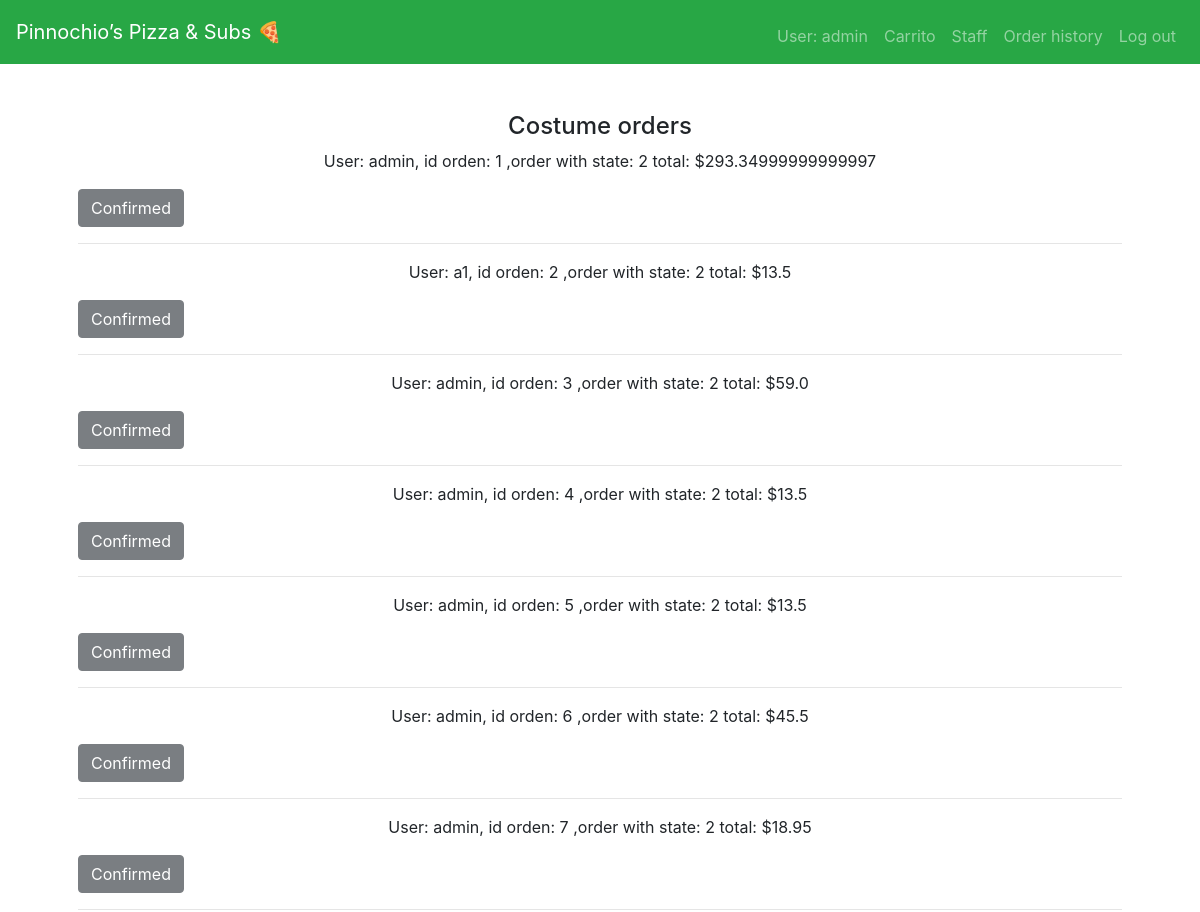
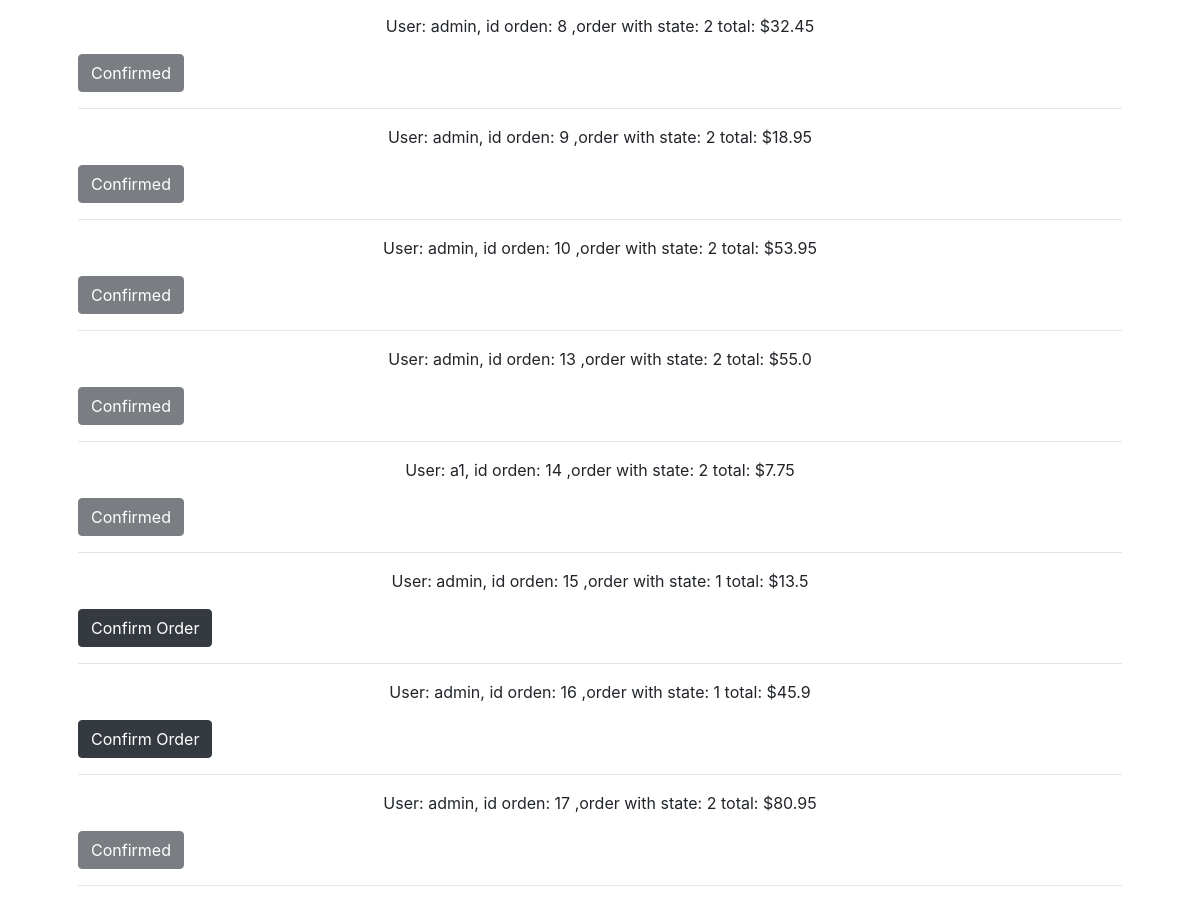
Screenshot of /staff (signed in) with the database file from the repository (2 pictures, top to bottom).
### orders/models.py (models this page shows, shortened)
class Orden(models.Model):
    username = models.ForeignKey(User, on_delete=CASCADE, related_name="carrito")
    total = models.FloatField(blank=True, null=True, default=0)
    ESTADO = [("0", "creada"), ("1", "progreso"), ("2", "finalizado"), ("3", "cancelado")]
    estado = models.CharField(max_length=10, choices=ESTADO, default="0")
    fecha = models.DateTimeField(auto_now_add=True)
    class Meta:
        verbose_name_plural = "Orden"

### orders/views.py (the view)
# urls.py: path("staff", views.staff, name="staff"),
def staff(request):
    username = request.user
    context = {
        "username": username,
        "staff": Orden.objects.all(),
    }
    return render(request, "orders/staff.html", context)

### orders/templates/orders/staff.html (shortened to what this page needs)
{% extends 'base.html' %}
{% load bootstrap4 %}
{% load static %}
{% block head_css %}
    <link rel="stylesheet" href="{% static 'styles.css' %}">
{% endblock %}
{% block main %}
    <h4 class="text-center">Costume orders</h4>
    {% for order in staff %}
        {% if order.estado == "0" or order.estado == "3" %}
        {% else %}
            <p class="text-center">
                User: {{order.username}}, id orden: {{order.id}} ,order with state: {{order.estado}} total: ${{order.total}}
            </p>
            {% if order.estado == "2" %}
                <button class="btn btn-dark" disabled>Confirmed</button>
            {% else %}
                <form action="{% url 'approve_order' %}" method="POST">
                    <button class="btn btn-dark">Confirm Order</button>
                </form>
            {% endif %}
            <hr>
        {% endif %}
    {% endfor %}
{% endblock %}

### templates/base.html (shortened to what this page needs)
{% load bootstrap4 %}
{% load static %}
<!DOCTYPE html>
<html lang="sp">
<head>
    {% bootstrap_css %}
    <link rel="stylesheet" href="{% static '/css/styles.css' %}">
    {% block head_css %}
    {% endblock %}
</head>
<body>
    {% if user.is_authenticated %}
    <nav class="navbar navbar-expand-lg navbar-dark bg-success">
        <a class="navbar-brand" href="/">Pinnochio’s Pizza & Subs 🍕</a>
        <div class="collapse navbar-collapse" id="navbarSupportedContent">
                <ul class="navbar-nav ml-auto mt-2">
                    <li class="nav-item"><a class="nav-link" href="#"> User: {{ user.username }} </a></li>
                    <li class="nav-item"><a class="nav-link" href="{% url 'carrito' %}"> Carrito </a></li>
                    {% if user.is_staff %}
                        <li class="nav-item"><a class="nav-link" href="{% url 'staff' %}"> Staff </a></li>
                    {% endif %}
                    <li class="nav-item"><a class="nav-link" href="{% url 'history' %}"> Order history </a></li>
                    <li class="nav-item"><a class="nav-link" href="{% url 'logout' %}">Log out</a></li>
                </ul>
        </div>
    </nav>
    {% endif %}
    <main class="container p-5">
        {% block main %}{% endblock %}
    </main>
</body>
</html>

### orders/static/css/styles.css (style rules this page uses)
nav a { color: white; }

### rows the page displays
Orden: username "admin", id "1", estado "2", total "293.34999999999997", shows "Confirmed"
Orden: username "a1", id "2", estado "2", total "13.5", shows "Confirmed"
Orden: username "admin", id "3", estado "2", total "59.0", shows "Confirmed"
Orden: username "admin", id "4", estado "2", total "13.5", shows "Confirmed"
Orden: username "admin", id "5", estado "2", total "13.5", shows "Confirmed"
Orden: username "admin", id "6", estado "2", total "45.5", shows "Confirmed"
Orden: username "admin", id "7", estado "2", total "18.95", shows "Confirmed"
Orden: username "admin", id "8", estado "2", total "32.45", shows "Confirmed"
Orden: username "admin", id "9", estado "2", total "18.95", shows "Confirmed"
Orden: username "admin", id "10", estado "2", total "53.95", shows "Confirmed"
Orden: username "admin", id "13", estado "2", total "55.0", shows "Confirmed"
Orden: username "a1", id "14", estado "2", total "7.75", shows "Confirmed"
Orden: username "admin", id "15", estado "1", total "13.5"
Orden: username "admin", id "16", estado "1", total "45.9"
Orden: username "admin", id "17", estado "2", total "80.95", shows "Confirmed"

### other values shown
{{ user.username }} "admin"
